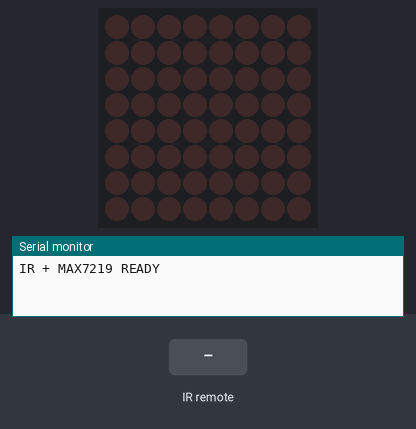
The sketch below on a simulated Arduino Uno, built with avr-gcc and run on an emulated ATmega328P. On the bench: 8×8 LED matrix, the last lines printed to the serial monitor. The inputs (shaded band) are chosen by the test bench.

Above: at 1.4 s.
1.5 s: infrared code 0x16 received
At 2.7 s:
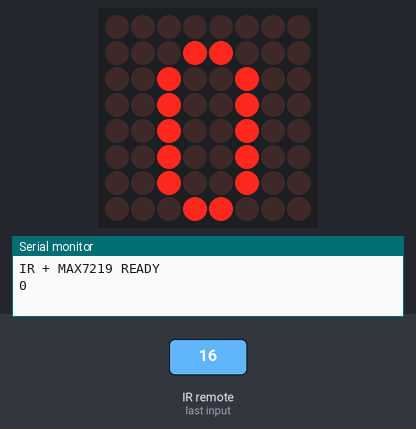
3.0 s: infrared code 0x0C received
At 3.8 s:
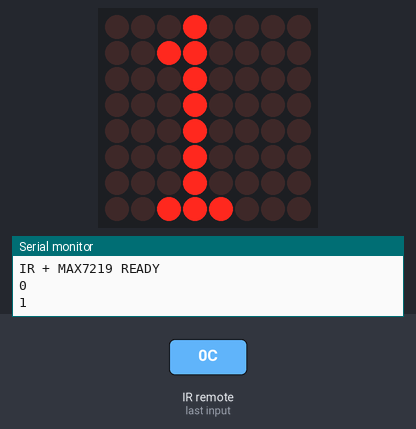
4.5 s: infrared code 0x18 received
At 5.0 s:
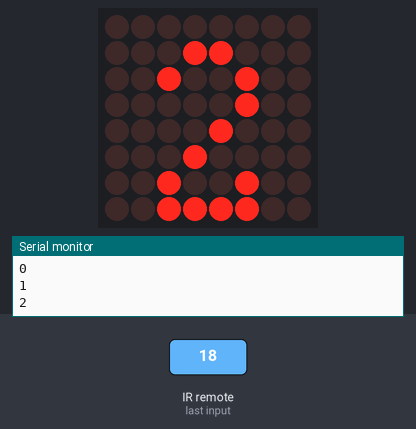
6.0 s: infrared code 0x5E received
At 7.2 s:
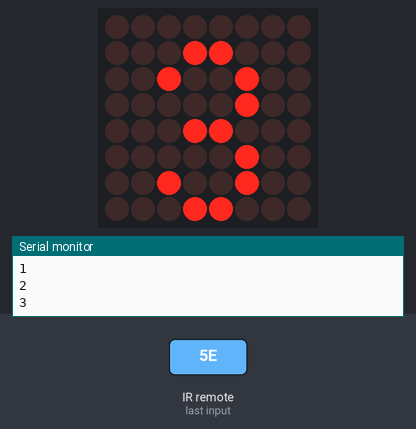
7.5 s: infrared code 0x08 received
At 8.5 s:
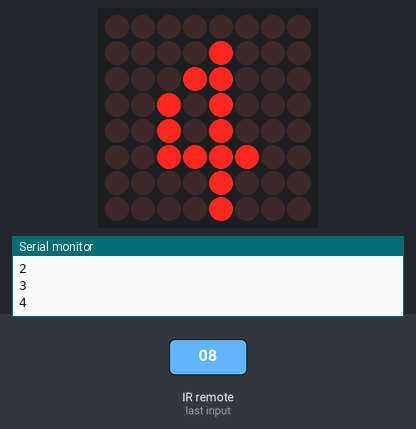
9.0 s: infrared code 0x1C received
At 9.6 s:
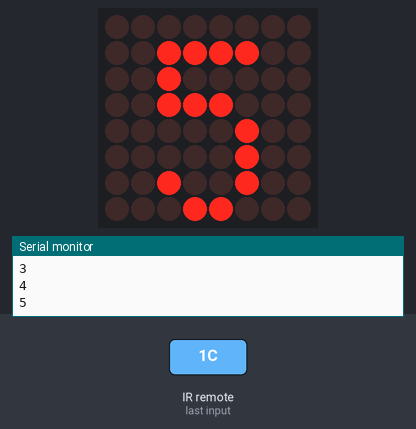
Timing chart, 0 to 11.5 s (numbered marks = the images above; inputs shaded):
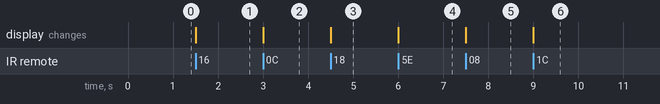

The sketch:

kadai1.ino
```cpp
#include <Arduino.h>
#include <IRremote.hpp>
#include <LedControl.h>

/*=======================表示パターン==========================*/
const byte PATTERN_0[8] = {
  B00000000,
  B00011000,
  B00100100,
  B00100100,
  B00100100,
  B00100100,
  B00100100,
  B00011000
};

const byte PATTERN_1[8] = {
  B00010000,
  B00110000,
  B00010000,
  B00010000,
  B00010000,
  B00010000,
  B00010000,
  B00111000
};

const byte PATTERN_2[8] = {
  B00000000,
  B00011000,
  B00100100,
  B00000100,
  B00001000,
  B00010000,
  B00100100,
  B00111100
};

const byte PATTERN_3[8] = {
  B00000000,
  B00011000,
  B00100100,
  B00000100,
  B00011000,
  B00000100,
  B00100100,
  B00011000
};

const byte PATTERN_4[8] = {
  B00000000,
  B00001000,
  B00011000,
  B00101000,
  B00101000,
  B00111100,
  B00001000,
  B00001000
};

const byte PATTERN_5[8] = {
  B00000000,
  B00111100,
  B00100000,
  B00111000,
  B00000100,
  B00000100,
  B00100100,
  B00011000
};

const byte PATTERN_6[8] = {
  B00000000,
  B00011000,
  B00100100,
  B00100000,
  B00111000,
  B00100100,
  B00100100,
  B00011000
};

const byte PATTERN_7[8] = {
  B00000000,
  B00111100,
  B00100100,
  B00000100,
  B00001000,
  B00001000,
  B00010000,
  B00010000
};

const byte PATTERN_8[8] = {
  B00000000,
  B00011000,
  B00100100,
  B00100100,
  B00011000,
  B00100100,
  B00100100,
  B00011000
};


const byte PATTERN_9[8] = {
  B00000000,
  B00011000,
  B00100100,
  B00100100,
  B00011100,
  B00000100,
  B00100100,
  B00011000
};

const byte PATTERN_IN[8] = {
  B10000001,
  B01000010,
  B00111100,
  B01111110,
  B11011011,
  B01111110,
  B00100100,
  B11000011
};

/*==========================表示パターンここまで===============================*/

/* ========= ピン設定 ========= */
const uint8_t IR_RECEIVE_PIN = 11;

// MAX7219 (DIN, CLK, CS)
const uint8_t MAX_DIN = 12;
const uint8_t MAX_CLK = 10;
const uint8_t MAX_CS  = 9;
LedControl lc = LedControl(MAX_DIN, MAX_CLK, MAX_CS, 1);

// クリア
void clearDisplay() {
  lc.clearDisplay(0);
}


void showPattern(const byte pattern[8]) {
  for (int row = 0; row < 8; row++) {
    lc.setRow(0, row, pattern[row]);
  }
}

void handleCommand(uint8_t command, bool isRepeat) {
  if (isRepeat) {
    // 長押し中
    Serial.println("REPEAT");
    return;
  }

  switch (command) {
    case 0x16: showPattern(PATTERN_0); Serial.println("0"); break;
    case 0x0C: showPattern(PATTERN_1); Serial.println("1"); break;
    case 0x18: showPattern(PATTERN_2); Serial.println("2"); break;
    case 0x5E: showPattern(PATTERN_3); Serial.println("3"); break;
    case 0x08: showPattern(PATTERN_4); Serial.println("4"); break;
    case 0x1C: showPattern(PATTERN_5); Serial.println("5"); break;
    case 0x5A: showPattern(PATTERN_6); Serial.println("6"); break;
    case 0x42: showPattern(PATTERN_7); Serial.println("7"); break;
    case 0x52: showPattern(PATTERN_8); Serial.println("8"); break;
    case 0x4A: showPattern(PATTERN_9); Serial.println("9"); break;

    // case 0x45: showText("PWR"); Serial.println("POWER"); break;
    // case 0x46: showText("VOL+"); Serial.println("VOL+"); break;
    // case 0x15: showText("VOL-"); Serial.println("VOL-"); break;
    // case 0x09: showText("UP");   Serial.println("UP"); break;
    // case 0x07: showText("DOWN"); Serial.println("DOWN"); break;
    // case 0x44: showText("BACK"); Serial.println("FAST BACK"); break;
    // case 0x43: showText("FWD");  Serial.println("FAST FORWARD"); break;
    // case 0x40: showText("PAUS"); Serial.println("PAUSE"); break;
    // case 0x47: showText("FUNC"); Serial.println("FUNC/STOP"); break;

    default:
      Serial.print("OTHER command=0x");
      Serial.println(command, HEX);
      showPattern(PATTERN_IN);
      break;
  }
}

void setup() {
  Serial.begin(9600);
  delay(200);

  // MAX7219初期化
  lc.shutdown(0, false);    // スリープ解除
  lc.setIntensity(0, 8);    // 明るさ
  lc.clearDisplay(0);

  Serial.println("IR + MAX7219 READY");

  // IR受信開始（v4系）
  IrReceiver.begin(IR_RECEIVE_PIN, ENABLE_LED_FEEDBACK);
}

void loop() {
  if (IrReceiver.decode()) {

    uint8_t command = IrReceiver.decodedIRData.command;
    bool isRepeat = (IrReceiver.decodedIRData.flags & IRDATA_FLAGS_IS_REPEAT);

    handleCommand(command, isRepeat);

    IrReceiver.resume();
    delay(150); // チャタり防止（好みで調整）
  }
}
```

Measured:
- after the input at 1.5 s, the display: changes at once (image 1)
- after the input at 3.0 s, the display: changes at once (image 2)
- after the input at 4.5 s, the display: changes at once (image 3)
- after the input at 6.0 s, the display: changes at once (image 4)
- after the input at 7.5 s, the display: changes at once (image 5)
- after the input at 9.0 s, the display: changes at once (image 6)
